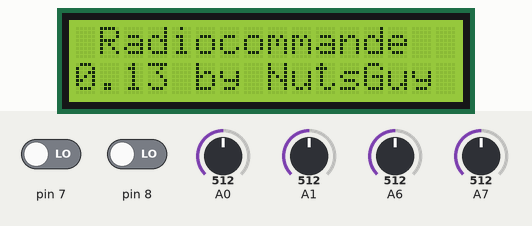
Simulated run of this sketch. Board: Arduino Nano, built with avr-gcc and run on an emulated ATmega328P. Parts: 16×2 character LCD. Inputs (shaded band) come from the test bench; at power-on: pin 7 LOW, pin 8 LOW, A0 = 512, A1 = 512, A6 = 512, A7 = 512. No radio packets arrive unless stated; what the sketch prints to the serial monitor is not drawn.

Above: at 0.1 s.
At 1.7 s:
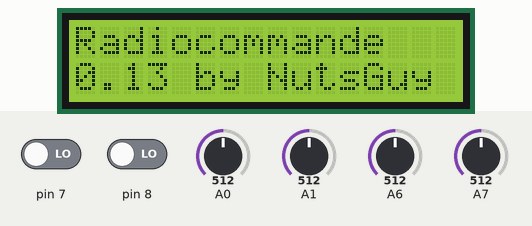

The sketch:

v0.13.ino
```cpp
#include <LiquidCrystal_I2C.h>
#include <SPI.h>
#include <nRF24L01.h>
#include <RF24.h>

/*Create a unique pipe out. The receiver has to
  wear the same unique code*/

const uint64_t pipeOut = 0xE8E8F0F0E1LL;

LiquidCrystal_I2C lcd(0x27,16,2);  // set the LCD address to 0x20(Cooperate with 3 short circuit caps) for a 16 chars and 2 line display

RF24 radio(9, 10); // select  CSN  pin
/*
// Valeurs des pin utilisées
const char PinXAxe1 = A0; //Pin Analogique A0
const char PinYAxe1 = A1; //Pin Analogique A1
const char PinSAxe1 = 7;  //Pin Digital D7

const char PinXAxe2 = A2; //Pin Analogique A2
const char PinYAxe2 = A3; //Pin Analogique A3
const char PinSAxe2 = 8;  //Pin Digital D8
*/
  bool OnOffTelec = false;
  bool OnOffDrone = false;
  bool EtatTelec = false;
  bool EtatDrone = false;
// Valeurs de Calibration au démarrage
//int CalAxe1X, CalAxe1Y, CalAxe2X, CalAxe2Y;

// Valeurs état des axes et du btn
//int ValXAxe1, ValYAxe1, ValXAxe2, ValYAxe2;
// Valeurs de décalage des Axes par rapport au milieu théorique qui est 512.
//int CalXAxe1, CalYAxe1;
//int ValAxe1S, ValAxe2S;
//bool EtaSAxe1, EtaSAxe2;

// The sizeof this struct should not exceed 32 bytes
// This gives us up to 32 8 bits channals
struct MyData {
  byte throttle;  //Puissance Moteur : Elevation
  byte yaw;       //Déplacement LATERAL
  byte pitch;     //Avancer / Reculer
  byte roll;      //Rotation G / D
  byte SWX1;      //Switch PAD G
  byte SWX2;      //Switch PAD D
};

MyData data;

void resetData()
{
  //This are the start values of each channal
  // Throttle is 0 in order to stop the motors
  //127 is the middle value of the 10ADC.

  data.throttle = 127;
  data.yaw = 127;
  data.pitch = 127;
  data.roll = 127;
  data.SWX1 = 0;
  data.SWX2 = 0;
}

void LCD_Init()
  {
  lcd.init();       //Init du LCD
  lcd.backlight();  //Rétroéclairage ON
  lcd.home();       //Alignement 1ère ligne & 1ère colonne
  lcd.setCursor(1, 0);
  lcd.print("Radiocommande");
  lcd.setCursor(0, 1);
  lcd.print("0.13 by NutsGuy");
  delay(1500);
  lcd.clear();
  }

void setup()
  {
/*
  pinMode(PinSAxe1, INPUT);
  digitalWrite(PinSAxe1, HIGH); //Mis à 1 par défaut, si appui sur btn il passe à 0. Evite des surprises.

  pinMode(PinSAxe2, INPUT);
  digitalWrite(PinSAxe2, HIGH); //Mis à 1 par défaut, si appui sur btn il passe à 0. Evite des surprises.
*/
  //Afficheur LCD
  LCD_Init();

  //Start everything up
  radio.begin();
  radio.setAutoAck(false);
  radio.setDataRate(RF24_2MBPS);
  //radio.setDataRate(RF24_250KBPS);
  radio.openWritingPipe(pipeOut);
  resetData();
/*
  CalXAxe1 = 512 - analogRead(PinXAxe1);
  CalYAxe1 = 512 - analogRead(PinYAxe1);
*/
  //initialisation du port série
  Serial.begin(9600);

  }

// Returns a corrected value for a joystick position that takes into account
// the values of the outer extents and the middle of the joystick range.
int mapJoystickValues(int val, int lower, int middle, int upper, bool reverse)
{
  val = constrain(val, lower, upper);
  if ( val < middle )
    val = map(val, lower, middle, 0, 128);
  else
    val = map(val, middle, upper, 128, 255);
  return ( reverse ? 255 - val : val );
}

void loop()
  {
    //LCD
    lcd.setCursor(0, 0);
    lcd.print("Radiocommande");
    lcd.setCursor(0, 1);
    lcd.print("0.13 by NutsGuy");

    /*
    //Récupération des valeurs Axe 1
    ValXAxe1 = analogRead(PinXAxe1);// + CalAxe1X;
    ValYAxe1 = analogRead(PinYAxe1);// + CalAxe1Y;

    //ValAxe1X = map(ValAxe1X, 0, 1023, -100, 100);
    //ValAxe1Y = map(ValAxe1Y, 0, 1023, -100, 100);

    //Récupération des valeurs Axe 2
    ValXAxe2 = analogRead(PinXAxe2);
    //ValAxe2X = map(ValAxe2X, 0, 1023, 0, 100);
    ValYAxe2 = analogRead(PinYAxe2);
    //ValAxe2Y = map(ValAxe2Y, 0, 1023, -100, 100);

    //Récupération des boutons des Axes 1 & 2
    EtaSAxe1 = digitalRead(PinSAxe1);
    EtaSAxe2 = digitalRead(PinSAxe2);
    */
    /*FONCTION MAP
     * MAP (Valeur_à_mapper,Valeur_min_Joy, Valeur_max_Joy, Valeur_min_Mappée, Val_max_mappée)
     * MAP (AxeX, 0, 1023, Min_Nouvelle_Plage, Max_Nouvelle_Plage)
     * YOUTUBE : https://www.youtube.com/watch?v=S4l4zddOmp4
     * YOUTUBE : https://www.youtube.com/watch?v=HONaw04L8js
     */

    //Affichage des valeurs
    //Serial.println("********* LECTURE *********");
    //Affichage Valeurs PAD 1
/*

    Serial.print("PAD 1 (Gauche) : AV/AR=");
    Serial.print(ValXAxe1);
    Serial.print(" | G/D=");
    Serial.print(ValYAxe1);
    if(EtaSAxe1 == true)
    {
      Serial.println("% | Btn = OFF");
    }
    else
    {
      Serial.println("% | Btn = ON");
    }

    //Affichage Valeurs PAD 2
    Serial.print("PAD 2 (Droite) : Elev=");
    Serial.print(ValXAxe2);
    Serial.print(" | Rot G/D=");
    Serial.print(ValYAxe2);
    if(EtaSAxe2 == true)
    {
      Serial.println("% | Btn = OFF");
    }
    else
    {
      Serial.println("% | Btn = ON");
    }
    delay(500);
*/
  // The calibration numbers used here should be measured
  // for your joysticks till they send the correct values.
  data.throttle = mapJoystickValues( analogRead(A0), 13, 524, 1015, true );
  data.yaw      = mapJoystickValues( analogRead(A1),  1, 505, 1020, true );
  data.pitch    = mapJoystickValues( analogRead(A6), 12, 544, 1021, true );
  data.roll     = mapJoystickValues( analogRead(A7), 34, 522, 1020, true );
  data.SWX1     = digitalRead(7);
  data.SWX2     = digitalRead(8);

  radio.write(&data, sizeof(MyData));

Serial.print("Throttle: "); Serial.print(data.throttle);  Serial.print("    ");
Serial.print("Yaw: ");      Serial.print(data.yaw);       Serial.print("    ");
Serial.print("Pitch: ");    Serial.print(data.pitch);     Serial.print("    ");
Serial.print("Roll: ");     Serial.print(data.roll);      Serial.print("    ");
Serial.print("SWX1: ");     Serial.print(data.SWX1);      Serial.print("    ");
Serial.print("SWX2: ");     Serial.print(data.SWX2);      Serial.print("\n");

delay(500);
  }
```
